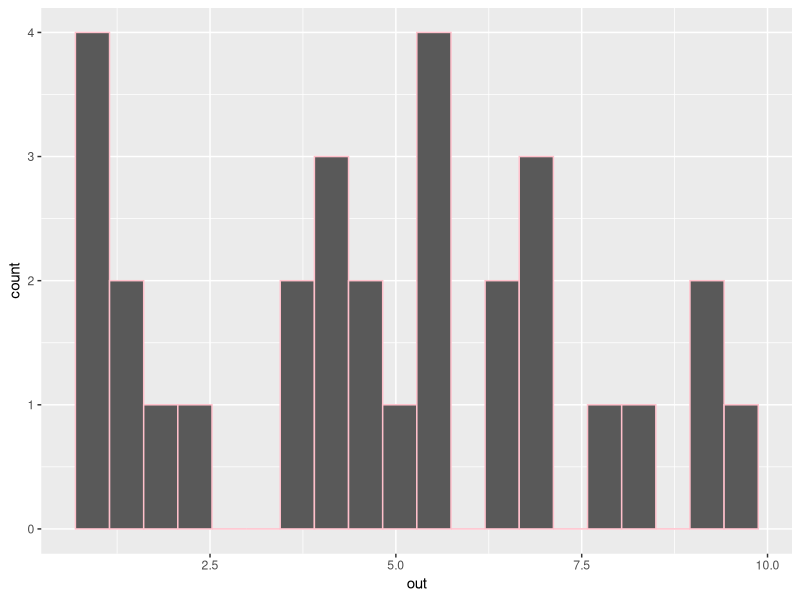
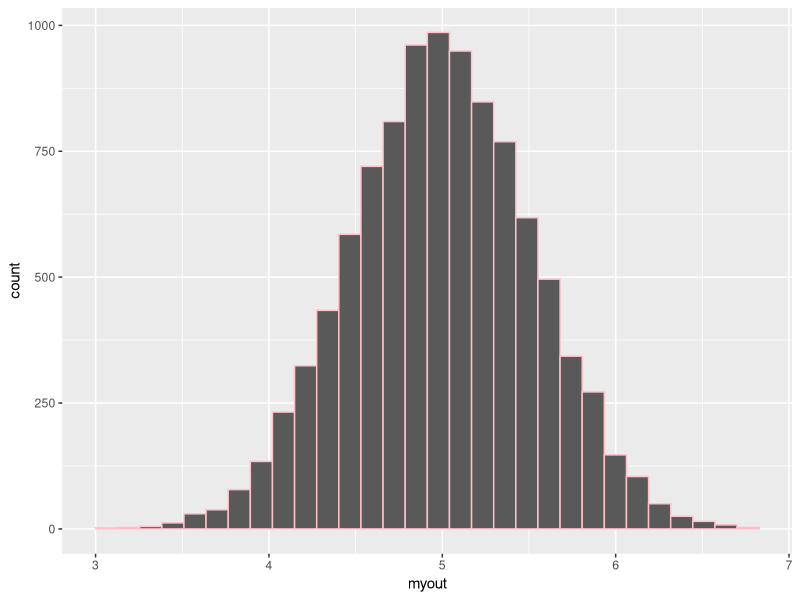
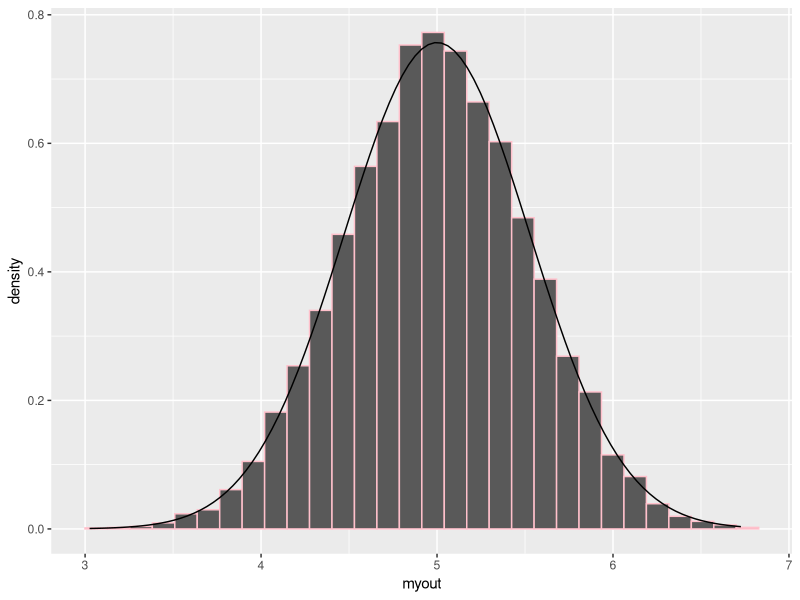
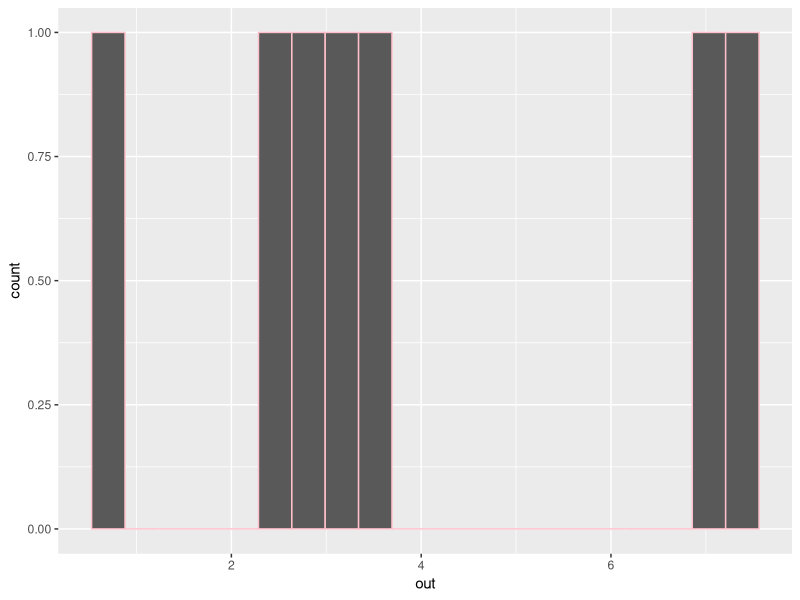
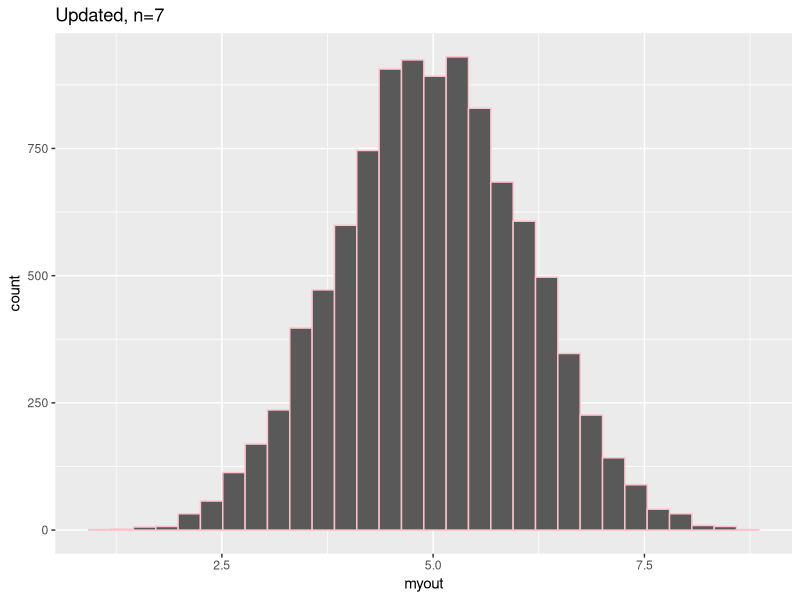
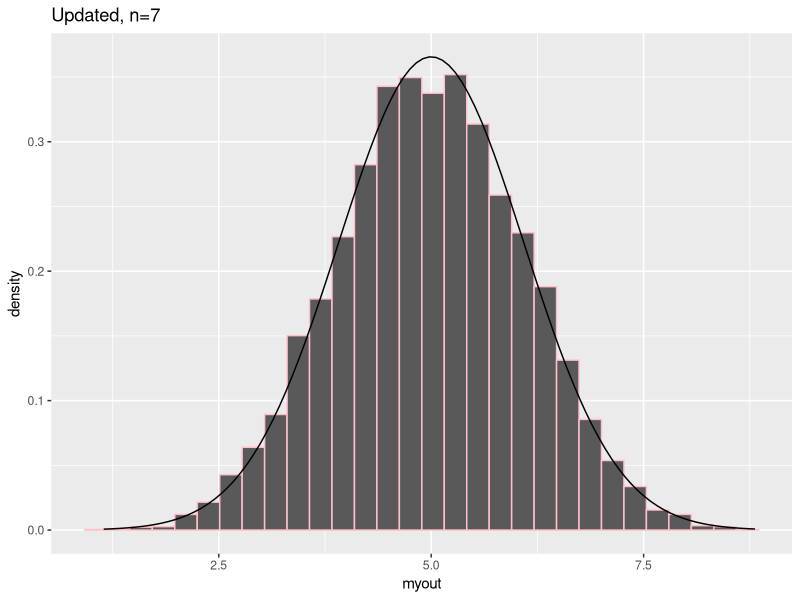
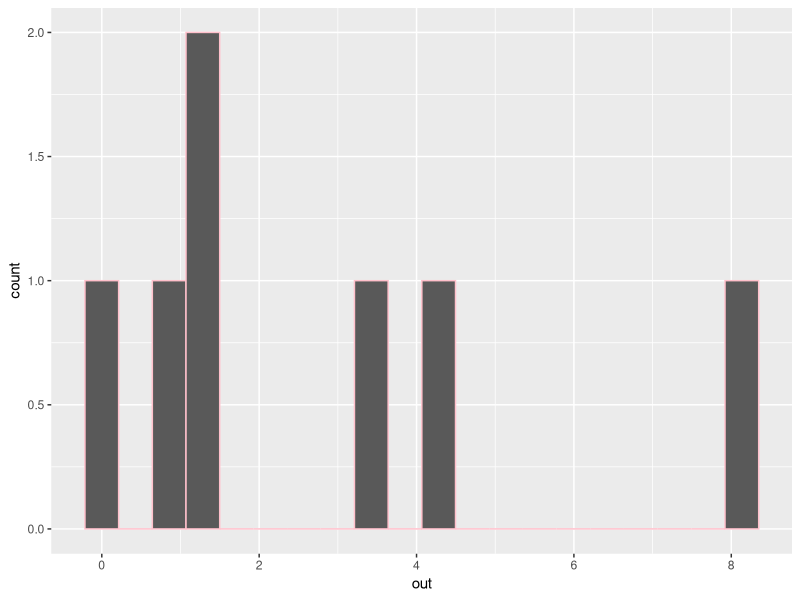
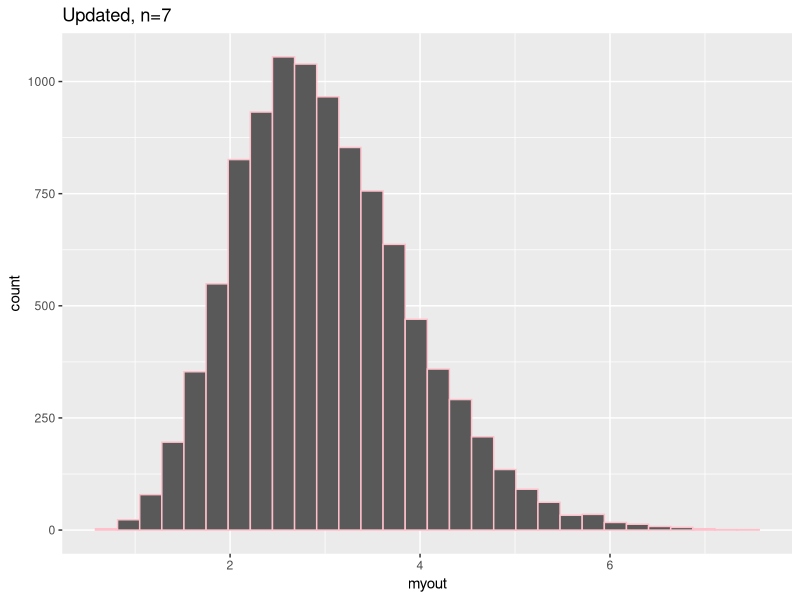

Source code (R) for these figures, in order:
#28 - Friday, 4/12/24
#Notes 5-2C Continued

library(tidyverse)

#----------------------------------------#
#Investigation 3

#6
out <- runif(30,0,10)
out
mean(out)
sd(out)

ggplot(NULL,aes(x=out))+
  geom_histogram(color="pink",bins=20)

#7
mean(runif(30,0,10))

#8
myout <- replicate(10000,mean(runif(30,0,10)))

#9
mean(myout)
#This should be 5

sd(myout)
2.887/sqrt(30)

ggplot(NULL,aes(x=myout))+
  geom_histogram(color="pink",bins=30)

mydata <- data.frame(myout=myout)
ggplot(mydata,aes(x=myout))+
  geom_histogram(aes(y=after_stat(density)),color="pink",bins=30)+
  stat_function(fun=dnorm,args=list(mean=5,
                                    sd=2.887/sqrt(30)))


#----------------------------------------#
#Investigation 4, n=7

#6
out <- runif(7,0,10) #change 30 to 7!
out
mean(out)
sd(out)

ggplot(NULL,aes(x=out))+
  geom_histogram(color="pink",bins=20)

#7
mean(runif(7,0,10)) #change 30 to 7!

#8
myout <- replicate(10000,mean(runif(7,0,10))) #change 30 to 7!

#9
mean(myout)
#This should be 5

sd(myout)
2.887/sqrt(7) #change 30 to 7!

ggplot(NULL,aes(x=myout))+
  ggtitle("Updated, n=7") +
  geom_histogram(color="pink",bins=30)

mydata <- data.frame(myout=myout)
ggplot(mydata,aes(x=myout))+
  geom_histogram(aes(y=after_stat(density)),color="pink",bins=30)+
  ggtitle("Updated, n=7") +
  stat_function(fun=dnorm,args=list(mean=5,
                                    sd=2.887/sqrt(7)))  #change 30 to 7!




#----------------------------------------#
#Investigation 4, Repeated with different distribution, n=7

#6
out <- rchisq(7,3) #change 30 to 7!
out
mean(out)
sd(out)

ggplot(NULL,aes(x=out))+
  geom_histogram(color="pink",bins=20)

#7
mean(rchisq(7,3)) #change 30 to 7!

#8
myout <- replicate(10000,mean(rchisq(7,3))) #change 30 to 7!

#9
mean(myout)
#This should be 3

sd(myout)
sqrt(2*3)/sqrt(7) #change 30 to 7!

ggplot(NULL,aes(x=myout))+
  ggtitle("Updated, n=7") +
  geom_histogram(color="pink",bins=30)

mydata <- data.frame(myout=myout)
ggplot(mydata,aes(x=myout))+
  geom_histogram(aes(y=after_stat(density)),color="pink",bins=30)+
  ggtitle("Updated, n=7") +
  stat_function(fun=dnorm,args=list(mean=3,
                                    sd=sqrt(2*3)/sqrt(7)))  #change 30 to 7!

